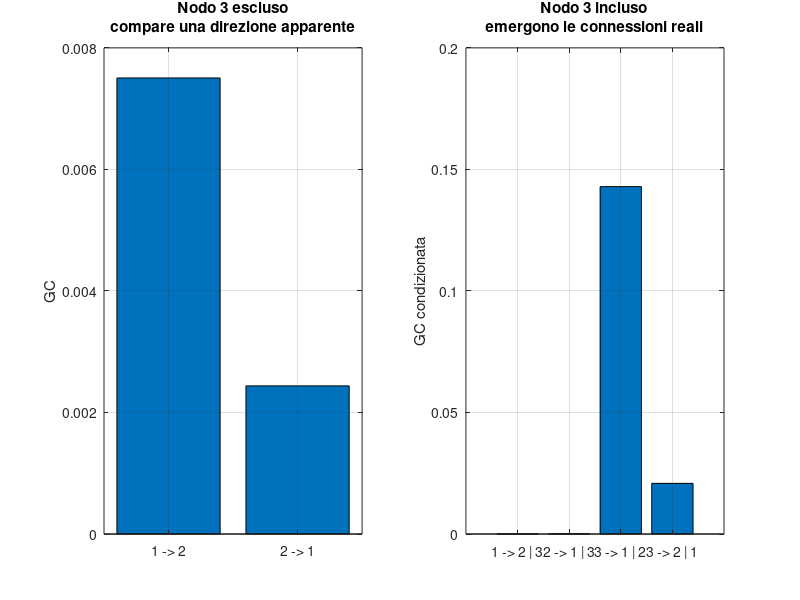

The MATLAB source for this figure:
%% DEMO 49 - INGRESSO COMUNE NON OSSERVATO
% Il nodo 3 guida il nodo 1 al ritardo 1 e il nodo 2 al ritardo 2.
% Non esiste alcuna connessione diretta tra 1 e 2.
% Se il nodo 3 viene escluso, la GC bivariata puo suggerire 1 -> 2.
%
% Il codice usa solo funzioni MATLAB di base.

clearvars;
close all;
clc;
rng(21, "twister");

%% 1. VAR(2) DEL MATERIALE SUPPLEMENTARE
M = 3;
p = 2;
N = 50000;
burnIn = 500;

% x(t) = A1*x(t-1) + A2*x(t-2) + u(t)
A1 = [0.55 0    0.25;
      0    0.55 0;
      0    0    0.55];             % nodo 3 -> nodo 1, ritardo 1

A2 = [-0.8 0     0;
       0  -0.8  -0.1;
       0   0    -0.8];             % nodo 3 -> nodo 2, ritardo 2

SigmaU = eye(M);

%% 2. GENERAZIONE DEI DATI
U = chol(SigmaU,"lower") * randn(M, N + burnIn + p);
X = zeros(M, N + burnIn + p);

for t = p+1:size(X,2)
    X(:,t) = A1 * X(:,t-1) + ...
             A2 * X(:,t-2) + U(:,t);
end

X = X(:,burnIn+p+1:end);

%% 3. ANALISI BIVARIATA: IL NODO 3 NON E OSSERVATO
X12 = X(1:2,:);
Y12 = X12(:,p+1:end);
Z12 = [X12(:,p:end-1); X12(:,p-1:end-2)];
B12 = Y12 / Z12;
E12 = Y12 - B12 * Z12;

% GC 1 -> 2
Zred = Z12([2 4],:);
bred = Y12(2,:) / Zred;
ered = Y12(2,:) - bred * Zred;
GC_biv_1to2 = log(var(ered,1) / var(E12(2,:),1));

% GC 2 -> 1
Zred = Z12([1 3],:);
bred = Y12(1,:) / Zred;
ered = Y12(1,:) - bred * Zred;
GC_biv_2to1 = log(var(ered,1) / var(E12(1,:),1));

%% 4. ANALISI CONDIZIONATA: IL NODO 3 E INCLUSO
Y = X(:,p+1:end);
Z = [X(:,p:end-1); X(:,p-1:end-2)];
Bfull = Y / Z;
Efull = Y - Bfull * Z;

% GC 1 -> 2 | 3: elimino soltanto i ritardi della sorgente 1.
Zred = Z([2 3 5 6],:);
bred = Y(2,:) / Zred;
ered = Y(2,:) - bred * Zred;
GC_cond_1to2 = log(var(ered,1) / var(Efull(2,:),1));

% GC 2 -> 1 | 3: elimino soltanto i ritardi della sorgente 2.
Zred = Z([1 3 4 6],:);
bred = Y(1,:) / Zred;
ered = Y(1,:) - bred * Zred;
GC_cond_2to1 = log(var(ered,1) / var(Efull(1,:),1));

% Connessioni reali dal nodo comune.
Zred = Z([1 2 4 5],:);             % rimuovo il passato del nodo 3
bred = Y(1,:) / Zred;
ered = Y(1,:) - bred * Zred;
GC_3to1 = log(var(ered,1) / var(Efull(1,:),1));

bred = Y(2,:) / Zred;
ered = Y(2,:) - bred * Zred;
GC_3to2 = log(var(ered,1) / var(Efull(2,:),1));

%% 5. RISULTATI
fprintf("\nSenza osservare il nodo 3\n");
fprintf("GC 1 -> 2 = %.4f\n", GC_biv_1to2);
fprintf("GC 2 -> 1 = %.4f\n", GC_biv_2to1);

fprintf("\nCondizionando sul nodo 3\n");
fprintf("GC 1 -> 2 | 3 = %.4f\n", GC_cond_1to2);
fprintf("GC 2 -> 1 | 3 = %.4f\n", GC_cond_2to1);
fprintf("GC 3 -> 1 | 2 = %.4f\n", GC_3to1);
fprintf("GC 3 -> 2 | 1 = %.4f\n", GC_3to2);

figure("Color","w","Name","Ingresso comune non osservato");

subplot(1,2,1);
bar([GC_biv_1to2 GC_biv_2to1]);
set(gca,"XTickLabel",{"1 -> 2","2 -> 1"});
ylabel("GC");
title({"Nodo 3 escluso", "compare una direzione apparente"});
grid on;

subplot(1,2,2);
bar([GC_cond_1to2 GC_cond_2to1 GC_3to1 GC_3to2]);
set(gca,"XTickLabel",{"1 -> 2 | 3","2 -> 1 | 3", ...
                      "3 -> 1 | 2","3 -> 2 | 1"});
xtickangle(25);
ylabel("GC condizionata");
title({"Nodo 3 incluso", "emergono le connessioni reali"});
grid on;
